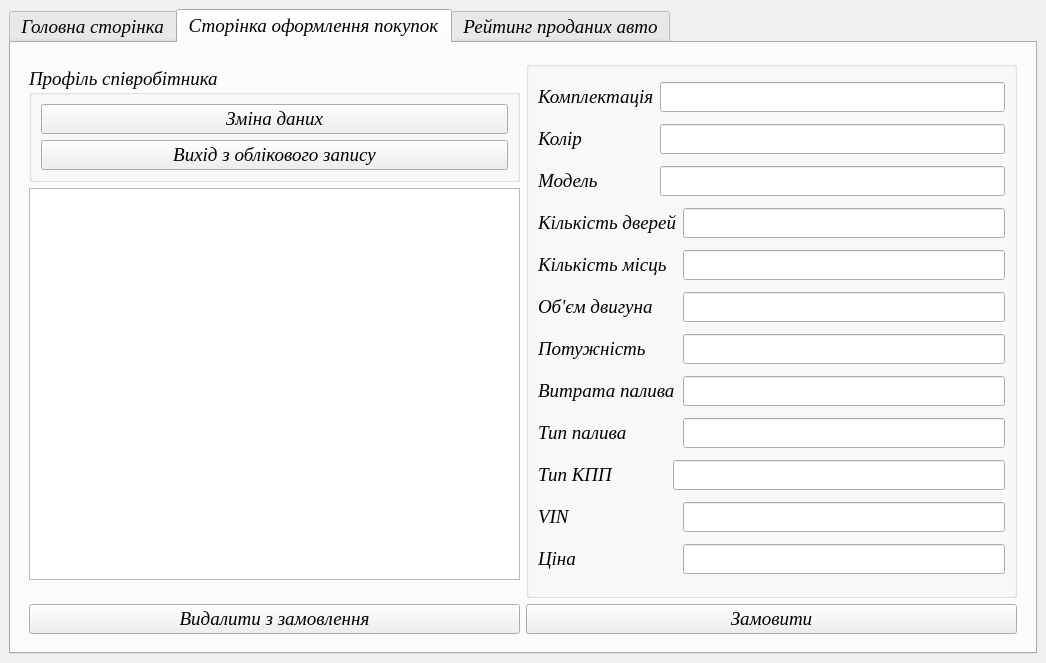
<?xml version="1.0" encoding="UTF-8"?>
<ui version="4.0">
 <class>MainWindow</class>
 <widget class="QMainWindow" name="MainWindow">
  <property name="geometry">
   <rect>
    <x>0</x>
    <y>0</y>
    <width>1046</width>
    <height>663</height>
   </rect>
  </property>
  <property name="font">
   <font>
    <family>Times New Roman</family>
    <pointsize>14</pointsize>
    <italic>true</italic>
   </font>
  </property>
  <property name="windowTitle">
   <string>MainWindow</string>
  </property>
  <property name="styleSheet">
   <string notr="true"/>
  </property>
  <widget class="QWidget" name="centralwidget">
   <property name="enabled">
    <bool>true</bool>
   </property>
   <property name="sizePolicy">
    <sizepolicy hsizetype="Minimum" vsizetype="Minimum">
     <horstretch>0</horstretch>
     <verstretch>0</verstretch>
    </sizepolicy>
   </property>
   <property name="minimumSize">
    <size>
     <width>980</width>
     <height>650</height>
    </size>
   </property>
   <layout class="QGridLayout" name="gridLayout_10">
    <item row="0" column="0">
     <widget class="QTabWidget" name="tabWidget">
      <property name="enabled">
       <bool>true</bool>
      </property>
      <property name="sizePolicy">
       <sizepolicy hsizetype="Expanding" vsizetype="Expanding">
        <horstretch>0</horstretch>
        <verstretch>0</verstretch>
       </sizepolicy>
      </property>
      <property name="focusPolicy">
       <enum>Qt::ClickFocus</enum>
      </property>
      <property name="styleSheet">
       <string notr="true">font: italic 14pt &quot;Times New Roman&quot;;</string>
      </property>
      <property name="currentIndex">
       <number>1</number>
      </property>
      <widget class="QWidget" name="tab">
       <attribute name="title">
        <string>Головна сторінка</string>
       </attribute>
       <layout class="QGridLayout" name="gridLayout_6">
        <item row="0" column="2">
         <widget class="QScrollArea" name="scrollArea_2">
          <property name="widgetResizable">
           <bool>true</bool>
          </property>
          <widget class="QWidget" name="scrollAreaWidgetContents_2">
           <property name="geometry">
            <rect>
             <x>0</x>
             <y>0</y>
             <width>341</width>
             <height>791</height>
            </rect>
           </property>
           <layout class="QGridLayout" name="gridLayout_9">
            <item row="1" column="0">
             <widget class="QComboBox" name="comboBox_2"/>
            </item>
            <item row="7" column="0">
             <widget class="QLineEdit" name="lineEdit_21"/>
            </item>
            <item row="17" column="0">
             <widget class="QLineEdit" name="lineEdit_27"/>
            </item>
            <item row="0" column="0">
             <widget class="QLabel" name="label_4">
              <property name="styleSheet">
               <string notr="true"/>
              </property>
              <property name="text">
               <string>Модель</string>
              </property>
             </widget>
            </item>
            <item row="3" column="0">
             <widget class="QComboBox" name="comboBox"/>
            </item>
            <item row="11" column="0">
             <widget class="QLineEdit" name="lineEdit_23"/>
            </item>
            <item row="6" column="0">
             <widget class="QLabel" name="label_12">
              <property name="text">
               <string>Кількість дверей</string>
              </property>
             </widget>
            </item>
            <item row="18" column="0">
             <widget class="QLabel" name="label_30">
              <property name="text">
               <string>Тип КПП</string>
              </property>
             </widget>
            </item>
            <item row="22" column="0">
             <widget class="QLabel" name="label_2">
              <property name="text">
               <string>Ціна</string>
              </property>
             </widget>
            </item>
            <item row="14" column="0">
             <widget class="QLabel" name="label_28">
              <property name="text">
               <string>Витрата палива</string>
              </property>
             </widget>
            </item>
            <item row="15" column="0">
             <widget class="QLineEdit" name="lineEdit_25"/>
            </item>
            <item row="5" column="0">
             <widget class="QLineEdit" name="lineEdit_20">
              <property name="contextMenuPolicy">
               <enum>Qt::DefaultContextMenu</enum>
              </property>
             </widget>
            </item>
            <item row="8" column="0">
             <widget class="QLabel" name="label_25">
              <property name="text">
               <string>Кількість місць</string>
              </property>
             </widget>
            </item>
            <item row="13" column="0">
             <widget class="QLineEdit" name="lineEdit_24"/>
            </item>
            <item row="2" column="0">
             <widget class="QLabel" name="label">
              <property name="styleSheet">
               <string notr="true"/>
              </property>
              <property name="text">
               <string>Комплектація Автомобіля</string>
              </property>
             </widget>
            </item>
            <item row="16" column="0">
             <widget class="QLabel" name="label_29">
              <property name="text">
               <string>Тип палива</string>
              </property>
             </widget>
            </item>
            <item row="20" column="0">
             <widget class="QLabel" name="label_31">
              <property name="text">
               <string>VIN</string>
              </property>
             </widget>
            </item>
            <item row="23" column="0">
             <widget class="QLineEdit" name="lineEdit_2"/>
            </item>
            <item row="21" column="0">
             <widget class="QLineEdit" name="lineEdit_28"/>
            </item>
            <item row="19" column="0">
             <widget class="QLineEdit" name="lineEdit_26"/>
            </item>
            <item row="9" column="0">
             <widget class="QLineEdit" name="lineEdit_22"/>
            </item>
            <item row="4" column="0">
             <widget class="QLabel" name="label_11">
              <property name="text">
               <string>Колір</string>
              </property>
             </widget>
            </item>
            <item row="10" column="0">
             <widget class="QLabel" name="label_26">
              <property name="text">
               <string>Об'єм двигуна</string>
              </property>
             </widget>
            </item>
            <item row="12" column="0">
             <widget class="QLabel" name="label_27">
              <property name="text">
               <string>Потужність</string>
              </property>
             </widget>
            </item>
            <item row="24" column="0">
             <widget class="QPushButton" name="pushButton">
              <property name="text">
               <string>Додати до замовлення</string>
              </property>
             </widget>
            </item>
           </layout>
          </widget>
         </widget>
        </item>
        <item row="0" column="1">
         <widget class="QGroupBox" name="groupBox">
          <property name="sizePolicy">
           <sizepolicy hsizetype="Preferred" vsizetype="Preferred">
            <horstretch>0</horstretch>
            <verstretch>0</verstretch>
           </sizepolicy>
          </property>
          <property name="minimumSize">
           <size>
            <width>0</width>
            <height>0</height>
           </size>
          </property>
          <property name="maximumSize">
           <size>
            <width>16777215</width>
            <height>16777215</height>
           </size>
          </property>
          <property name="font">
           <font>
            <family>Times New Roman</family>
            <pointsize>14</pointsize>
            <italic>true</italic>
            <bold>false</bold>
           </font>
          </property>
          <property name="styleSheet">
           <string notr="true"/>
          </property>
          <property name="title">
           <string>  Пошук автомобілей</string>
          </property>
          <property name="alignment">
           <set>Qt::AlignLeading|Qt::AlignLeft|Qt::AlignVCenter</set>
          </property>
          <layout class="QGridLayout" name="gridLayout_7">
           <item row="0" column="0">
            <widget class="QTableView" name="tableView"/>
           </item>
          </layout>
         </widget>
        </item>
        <item row="0" column="0">
         <widget class="QScrollArea" name="scrollArea">
          <property name="maximumSize">
           <size>
            <width>280</width>
            <height>16777215</height>
           </size>
          </property>
          <property name="widgetResizable">
           <bool>true</bool>
          </property>
          <widget class="QWidget" name="scrollAreaWidgetContents">
           <property name="geometry">
            <rect>
             <x>0</x>
             <y>0</y>
             <width>278</width>
             <height>590</height>
            </rect>
           </property>
          </widget>
         </widget>
        </item>
       </layout>
      </widget>
      <widget class="QWidget" name="tab_2">
       <attribute name="title">
        <string>Сторінка оформлення покупок</string>
       </attribute>
       <layout class="QGridLayout" name="gridLayout_2">
        <item row="0" column="4">
         <widget class="QStackedWidget" name="stackedWidget">
          <property name="layoutDirection">
           <enum>Qt::LeftToRight</enum>
          </property>
          <property name="currentIndex">
           <number>0</number>
          </property>
          <widget class="QWidget" name="page">
           <layout class="QGridLayout" name="gridLayout">
            <item row="6" column="2">
             <widget class="QPushButton" name="pushButton_3">
              <property name="text">
               <string>Замовити</string>
              </property>
             </widget>
            </item>
            <item row="1" column="0">
             <widget class="QGroupBox" name="groupBox_5">
              <property name="title">
               <string>Профіль співробітника</string>
              </property>
              <layout class="QGridLayout" name="gridLayout_3">
               <item row="1" column="0">
                <widget class="QPushButton" name="pushButton_6">
                 <property name="text">
                  <string>Вихід з облікового запису</string>
                 </property>
                </widget>
               </item>
               <item row="0" column="0">
                <widget class="QPushButton" name="pushButton_4">
                 <property name="text">
                  <string>Зміна даних</string>
                 </property>
                </widget>
               </item>
              </layout>
             </widget>
            </item>
            <item row="6" column="0">
             <widget class="QPushButton" name="pushButton_2">
              <property name="text">
               <string>Видалити з замовлення</string>
              </property>
             </widget>
            </item>
            <item row="0" column="2" rowspan="6">
             <widget class="QGroupBox" name="groupBox_4">
              <property name="title">
               <string/>
              </property>
              <layout class="QGridLayout" name="gridLayout_4">
               <item row="1" column="2" colspan="3">
                <widget class="QLineEdit" name="lineEdit_4">
                 <property name="text">
                  <string/>
                 </property>
                </widget>
               </item>
               <item row="4" column="4">
                <widget class="QLineEdit" name="lineEdit_7">
                 <property name="text">
                  <string/>
                 </property>
                </widget>
               </item>
               <item row="6" column="1">
                <widget class="QLabel" name="label_13">
                 <property name="text">
                  <string>Потужність</string>
                 </property>
                </widget>
               </item>
               <item row="5" column="4">
                <widget class="QLineEdit" name="lineEdit_8">
                 <property name="text">
                  <string/>
                 </property>
                </widget>
               </item>
               <item row="8" column="4">
                <widget class="QLineEdit" name="lineEdit_11">
                 <property name="text">
                  <string/>
                 </property>
                </widget>
               </item>
               <item row="5" column="1">
                <widget class="QLabel" name="label_9">
                 <property name="text">
                  <string>Об'єм двигуна</string>
                 </property>
                </widget>
               </item>
               <item row="6" column="4">
                <widget class="QLineEdit" name="lineEdit_9">
                 <property name="text">
                  <string/>
                 </property>
                </widget>
               </item>
               <item row="2" column="1">
                <widget class="QLabel" name="label_6">
                 <property name="text">
                  <string>Модель</string>
                 </property>
                </widget>
               </item>
               <item row="3" column="4">
                <widget class="QLineEdit" name="lineEdit_6">
                 <property name="text">
                  <string/>
                 </property>
                </widget>
               </item>
               <item row="1" column="1">
                <widget class="QLabel" name="label_5">
                 <property name="text">
                  <string>Колір</string>
                 </property>
                </widget>
               </item>
               <item row="2" column="2" colspan="3">
                <widget class="QLineEdit" name="lineEdit_5">
                 <property name="text">
                  <string/>
                 </property>
                </widget>
               </item>
               <item row="8" column="1">
                <widget class="QLabel" name="label_15">
                 <property name="text">
                  <string>Тип палива</string>
                 </property>
                </widget>
               </item>
               <item row="0" column="2" colspan="3">
                <widget class="QLineEdit" name="lineEdit_3">
                 <property name="text">
                  <string/>
                 </property>
                </widget>
               </item>
               <item row="4" column="1" colspan="2">
                <widget class="QLabel" name="label_8">
                 <property name="text">
                  <string>Кількість місць</string>
                 </property>
                </widget>
               </item>
               <item row="9" column="1">
                <widget class="QLabel" name="label_16">
                 <property name="text">
                  <string>Тип КПП</string>
                 </property>
                </widget>
               </item>
               <item row="11" column="4">
                <widget class="QLineEdit" name="lineEdit_19"/>
               </item>
               <item row="7" column="4">
                <widget class="QLineEdit" name="lineEdit_10">
                 <property name="text">
                  <string/>
                 </property>
                </widget>
               </item>
               <item row="7" column="1" colspan="3">
                <widget class="QLabel" name="label_14">
                 <property name="text">
                  <string>Витрата палива</string>
                 </property>
                </widget>
               </item>
               <item row="3" column="1" colspan="3">
                <widget class="QLabel" name="label_7">
                 <property name="text">
                  <string>Кількість дверей</string>
                 </property>
                </widget>
               </item>
               <item row="9" column="3" colspan="2">
                <widget class="QLineEdit" name="lineEdit_12">
                 <property name="text">
                  <string/>
                 </property>
                </widget>
               </item>
               <item row="0" column="1">
                <widget class="QLabel" name="label_3">
                 <property name="text">
                  <string>Комплектація</string>
                 </property>
                </widget>
               </item>
               <item row="12" column="4">
                <widget class="QLineEdit" name="lineEdit_13"/>
               </item>
               <item row="12" column="1">
                <widget class="QLabel" name="label_17">
                 <property name="text">
                  <string>Ціна</string>
                 </property>
                </widget>
               </item>
               <item row="11" column="1">
                <widget class="QLabel" name="label_10">
                 <property name="text">
                  <string>VIN</string>
                 </property>
                </widget>
               </item>
              </layout>
             </widget>
            </item>
            <item row="2" column="0">
             <widget class="QTableView" name="tableView_2">
              <property name="maximumSize">
               <size>
                <width>16777215</width>
                <height>16777215</height>
               </size>
              </property>
              <property name="styleSheet">
               <string notr="true"/>
              </property>
             </widget>
            </item>
           </layout>
          </widget>
          <widget class="QWidget" name="page_2">
           <layout class="QGridLayout" name="gridLayout_16">
            <item row="2" column="1" rowspan="2" colspan="3">
             <layout class="QGridLayout" name="gridLayout_13">
              <item row="2" column="0">
               <widget class="QGroupBox" name="groupBox_6">
                <property name="maximumSize">
                 <size>
                  <width>400</width>
                  <height>400</height>
                 </size>
                </property>
                <property name="layoutDirection">
                 <enum>Qt::LeftToRight</enum>
                </property>
                <property name="title">
                 <string/>
                </property>
                <property name="alignment">
                 <set>Qt::AlignCenter</set>
                </property>
                <layout class="QGridLayout" name="gridLayout_11">
                 <item row="5" column="0">
                  <widget class="QLineEdit" name="lineEdit_15"/>
                 </item>
                 <item row="2" column="0">
                  <widget class="QLabel" name="label_19">
                   <property name="text">
                    <string>ФІБ</string>
                   </property>
                  </widget>
                 </item>
                 <item row="3" column="0">
                  <widget class="QLineEdit" name="lineEdit_14"/>
                 </item>
                 <item row="6" column="0">
                  <widget class="QLabel" name="label_21">
                   <property name="text">
                    <string>РНОКПП</string>
                   </property>
                  </widget>
                 </item>
                 <item row="11" column="0">
                  <widget class="QLineEdit" name="lineEdit_18"/>
                 </item>
                 <item row="4" column="0">
                  <widget class="QLabel" name="label_20">
                   <property name="text">
                    <string>Місто проживання</string>
                   </property>
                  </widget>
                 </item>
                 <item row="9" column="0">
                  <widget class="QLineEdit" name="lineEdit_17"/>
                 </item>
                 <item row="12" column="0">
                  <widget class="QPushButton" name="pushButton_7">
                   <property name="text">
                    <string>Підтвердити замовлення</string>
                   </property>
                  </widget>
                 </item>
                 <item row="10" column="0">
                  <widget class="QLabel" name="label_23">
                   <property name="text">
                    <string>Номер телефона</string>
                   </property>
                  </widget>
                 </item>
                 <item row="8" column="0">
                  <widget class="QLabel" name="label_22">
                   <property name="text">
                    <string>Номер паспорта</string>
                   </property>
                  </widget>
                 </item>
                 <item row="1" column="0">
                  <widget class="QLabel" name="label_18">
                   <property name="layoutDirection">
                    <enum>Qt::LeftToRight</enum>
                   </property>
                   <property name="text">
                    <string> Дані про покупця</string>
                   </property>
                   <property name="alignment">
                    <set>Qt::AlignCenter</set>
                   </property>
                  </widget>
                 </item>
                 <item row="7" column="0">
                  <widget class="QLineEdit" name="lineEdit_16"/>
                 </item>
                </layout>
               </widget>
              </item>
             </layout>
            </item>
            <item row="0" column="2">
             <widget class="QLabel" name="label_24">
              <property name="text">
               <string>Повернутися назад</string>
              </property>
             </widget>
            </item>
            <item row="0" column="1">
             <widget class="QPushButton" name="pushButton_5">
              <property name="maximumSize">
               <size>
                <width>100</width>
                <height>40</height>
               </size>
              </property>
              <property name="layoutDirection">
               <enum>Qt::RightToLeft</enum>
              </property>
              <property name="text">
               <string/>
              </property>
              <property name="autoRepeatInterval">
               <number>0</number>
              </property>
             </widget>
            </item>
           </layout>
          </widget>
         </widget>
        </item>
       </layout>
      </widget>
      <widget class="QWidget" name="tab_3">
       <attribute name="title">
        <string>Рейтинг проданих авто</string>
       </attribute>
       <layout class="QGridLayout" name="gridLayout_5">
        <item row="1" column="0">
         <widget class="QWidget" name="widget" native="true">
          <property name="minimumSize">
           <size>
            <width>0</width>
            <height>0</height>
           </size>
          </property>
         </widget>
        </item>
        <item row="0" column="0">
         <widget class="QToolBox" name="toolBox">
          <property name="maximumSize">
           <size>
            <width>16777215</width>
            <height>250</height>
           </size>
          </property>
          <property name="currentIndex">
           <number>1</number>
          </property>
          <widget class="QWidget" name="page_5">
           <property name="geometry">
            <rect>
             <x>0</x>
             <y>0</y>
             <width>1006</width>
             <height>145</height>
            </rect>
           </property>
           <attribute name="label">
            <string>Рейтинг автомобілів (за попитом)</string>
           </attribute>
           <layout class="QGridLayout" name="gridLayout_12">
            <item row="0" column="0">
             <widget class="QRadioButton" name="radioButton_2">
              <property name="text">
               <string>Рейтинг по маркам </string>
              </property>
             </widget>
            </item>
            <item row="1" column="0">
             <widget class="QRadioButton" name="radioButton">
              <property name="text">
               <string>Рейтинг по моделям</string>
              </property>
             </widget>
            </item>
            <item row="2" column="0">
             <widget class="QRadioButton" name="radioButton_3">
              <property name="text">
               <string>Рейтинг по комплектаціям</string>
              </property>
             </widget>
            </item>
           </layout>
          </widget>
          <widget class="QWidget" name="page_6">
           <property name="geometry">
            <rect>
             <x>0</x>
             <y>0</y>
             <width>1006</width>
             <height>145</height>
            </rect>
           </property>
           <attribute name="label">
            <string>Рейтинг проданих авто (по ціні)</string>
           </attribute>
           <widget class="QRadioButton" name="radioButton_4">
            <property name="geometry">
             <rect>
              <x>10</x>
              <y>10</y>
              <width>151</width>
              <height>22</height>
             </rect>
            </property>
            <property name="text">
             <string>Рейтинг по ціні</string>
            </property>
           </widget>
          </widget>
          <widget class="QWidget" name="page_3">
           <property name="geometry">
            <rect>
             <x>0</x>
             <y>0</y>
             <width>1006</width>
             <height>145</height>
            </rect>
           </property>
           <attribute name="label">
            <string>Рейтинг проданих авто (по даті)</string>
           </attribute>
           <layout class="QGridLayout" name="gridLayout_8">
            <item row="2" column="0" colspan="4">
             <widget class="QPushButton" name="pushButton_8">
              <property name="text">
               <string>Відсортувати</string>
              </property>
             </widget>
            </item>
            <item row="1" column="3">
             <widget class="QDateEdit" name="dateEdit_2">
              <property name="maximumSize">
               <size>
                <width>200</width>
                <height>16777215</height>
               </size>
              </property>
              <property name="dateTime">
               <datetime>
                <hour>21</hour>
                <minute>0</minute>
                <second>0</second>
                <year>2023</year>
                <month>12</month>
                <day>31</day>
               </datetime>
              </property>
             </widget>
            </item>
            <item row="1" column="0">
             <widget class="QLabel" name="label_32">
              <property name="maximumSize">
               <size>
                <width>100</width>
                <height>16777215</height>
               </size>
              </property>
              <property name="text">
               <string>Від</string>
              </property>
             </widget>
            </item>
            <item row="1" column="2">
             <widget class="QLabel" name="label_33">
              <property name="maximumSize">
               <size>
                <width>100</width>
                <height>16777215</height>
               </size>
              </property>
              <property name="text">
               <string>  До</string>
              </property>
             </widget>
            </item>
            <item row="1" column="1">
             <widget class="QDateEdit" name="dateEdit">
              <property name="maximumSize">
               <size>
                <width>200</width>
                <height>16777215</height>
               </size>
              </property>
              <property name="dateTime">
               <datetime>
                <hour>21</hour>
                <minute>0</minute>
                <second>0</second>
                <year>2023</year>
                <month>12</month>
                <day>31</day>
               </datetime>
              </property>
             </widget>
            </item>
           </layout>
          </widget>
         </widget>
        </item>
       </layout>
      </widget>
     </widget>
    </item>
   </layout>
  </widget>
 </widget>
 <resources/>
 <connections/>
</ui>
